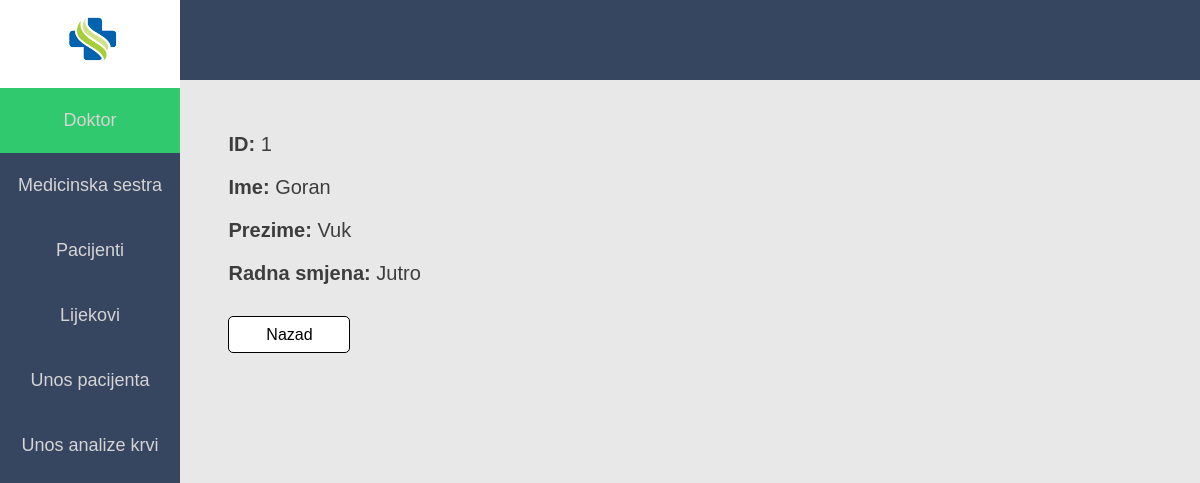
The page /detalji_doktor.php?id=1 on the database its author committed.
### tables this page shows
CREATE TABLE Smijena_doktora(
sifra INT PRIMARY KEY NOT NULL,
smijena VARCHAR(30),
doktor INT REFERENCES Doktor(id));

CREATE TABLE Doktor(
id INT PRIMARY KEY NOT NULL,
ime VARCHAR(30),
prezime VARCHAR(30));

### detalji_doktor.php (the view, shortened to what this page needs)
<html>
<head>
     <link rel="stylesheet" href="style.css">
</head>
<body bgcolor="#e8e8e8">
   <header>
   </header>
   <div class="menu">
   	<div class="logo_space">
   		<a href="index.php"><img src="images/logo.png" style="width: 80px; height:75px; margin-left: 30%;" ></a>
   	</div>
    <a href="doktori.php"><div class="item" id="selected_item">Doktor</div></a>
    <a href="sestra.php"><div class="item">Medicinska sestra</div></a>
    <a href="pacijenti.php"><div class="item">Pacijenti</div></a>
    <a href="lijekovi.php"><div class="item">Lijekovi</div></a>
    <a href="unos_pacijenta.php"><div class="item">Unos pacijenta</div></a>
    <a href="unos_analize.php"><div class="item">Unos analize krvi</div></a>
   </div>
    <div class="body">
      <div class="details_space">
   <?php
         $id = $_GET['id'];
         require('connection.php');
         $doktor = mysqli_query($db, "SELECT id, ime, prezime, smijena FROM Doktor, Smijena_doktora WHERE Doktor.id = Smijena_doktora.doktor AND Doktor.id = $id");
         while($row = mysqli_fetch_array($doktor)){
         echo "<p class='details'><b>ID:</b> " . $row['id'] ."</p>
         <p class='details'><b>Ime:</b> " . $row['ime'] ."</p>
         <p class='details'><b>Prezime:</b> ". $row['prezime'] ."</p>
         <p class='details'><b>Radna smjena:</b> ". $row['smijena'] ."</p>
         <a href='doktori.php'><div class='back_button'>Nazad</div></a>";
         }
        ?>
     </div>
    </div>
</body>
</html>

### style.css (style rules this page uses)
* { margin:0; padding: 0; }
body { font-family: sans-serif; color:#3d3d3d; }
a { text-decoration: none; }
header { width: 100%; height: 10%; background-color: #364560; float: left; }
.logo_space { left: 0; height: 10%; width: 100%; background-color: white; }
.menu { width: 15%; height: 100%; background-color: #364560; position: fixed; left: 0; top: 0; float: left; }
.item { width: 100%; height: 65px; font-size: 18px; color: #d6d4d4; text-align: center; line-height: 65px; }
#selected_item { background-color: #30c96d; }
.body { float: left; width: 88%; margin-left: 12%; margin-top: 0; height: 100%; }
.details_space { width: 30%; margin-top: 5%; margin-left: 8%; float: left; }
.details { font-size: 20px; margin-bottom: 20px; }
.back_button { width: 120px; height: 35px; line-height: 35px; text-align: center; background-color: white; border:1px solid black; border-radius: 5px; transition:0.5s; color: black; margin-top: 10%; }

### rows shown on the page
smijena_doktora: doktor "1", doktor.ime "Goran", doktor.prezime "Vuk", smijena "Jutro"
